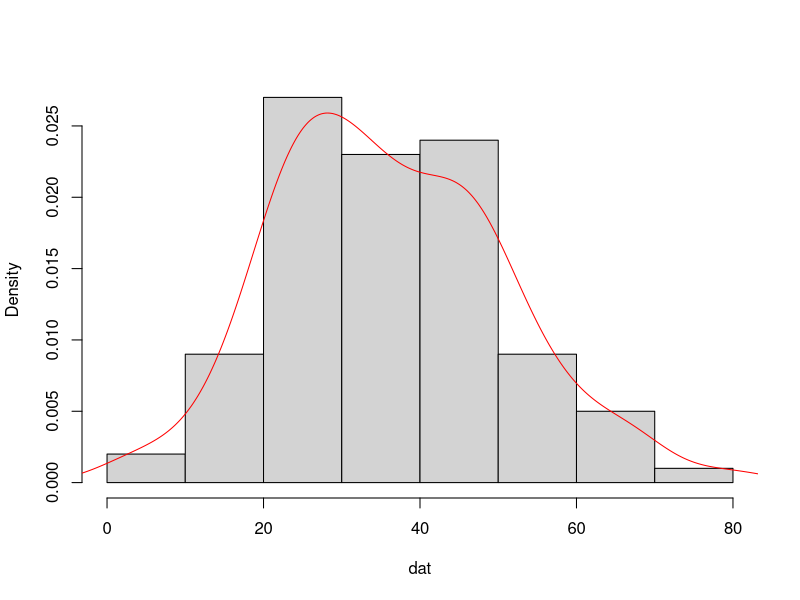
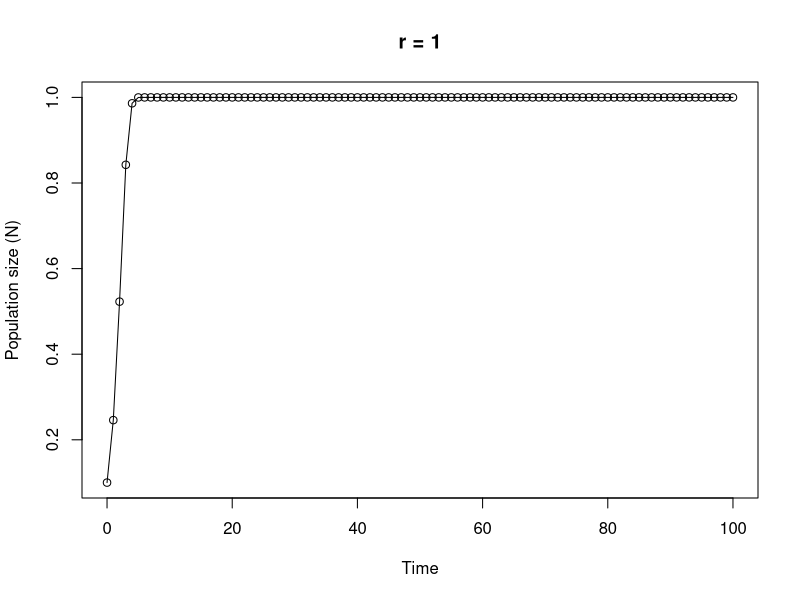

The R source for these figures, in order:
## ---- chunk 1
knitr::opts_chunk$set(echo=TRUE, message = FALSE, warning = FALSE, eval = FALSE, cache = FALSE)
options(width = 80)
SOLUTIONS <- FALSE
## ---- chunk 2

# area of a circle
# the equation to calculate the area of a circle is pi * radius^2

circle_area <- function(d){ 
	pi * (d/2)^2
}

# to use your new function

circle_area(10)
# [1] 78.53982

# to test on a vector of diameters
# first create a vector with diameters ranging from 0 to 50 in steps of 10

cir_diam <- seq(from = 0, to = 50, by = 10)

# test your function

circle_area(cir_diam)
# [1]    0.00000   78.53982  314.15927  706.85835 1256.63706 1963.49541
## ---- chunk 3

far_cent <- function(a){
	val <- (a-32)*5/9
	print(paste("Fahrenheit: ", round(a, digits = 3), "oF",sep = " "), quote = FALSE)# round 3dp
	print(paste("Centigrade: ", round(val, digits = 3), "oC", sep = " "), quote = FALSE)# round 3dp
}

# alternative Fahrenheit to centigrade using cat function

far_cent2 <- function(a){
	val <- (a - 32) * 5/9	#calculation
	cat("Fahrenheit: ", round(a, digits = 3), "oF", "\n")   # use cat function
	cat("Centigrade: ", round(val, digits = 3), "oC", "\n")   
}
## ---- chunk 4

# Create a vector of normally distributed data
# length 100, mean 35 and standard deviation of 29

vals <- rnorm(100, 35, 15)	# create some norm dist data mean 35, sd = 15

summary_fun <- function(dat){
	mymean <- round(mean(dat), digits = 4)      	# calc mean
	mymedian <- round(median(dat), digits = 4)    # calc median
	mymin <- round(min(dat), digits = 4)          # calc min
	mymax <- round(max(dat), digits = 4)          # calc max
	print(paste("mean:", mymean, sep = " "), quote = FALSE)     # print mean
	print(paste("median:", mymedian, sep = " "), quote = FALSE)     # print median
	print(paste("range:", "from:", mymin, "to", mymax, sep = " "), quote = FALSE) 
	dens <- density(dat)                          # estimate density curve
	hist(dat, main = "",type = "l",freq = FALSE)  # plot histogram
	lines(dens, lty = 1, col = "red")             # plot density curve
}

# use the function
summary_fun(vals)
## ---- chunk 5

# calculate a median

ourmedian <- function(x){
	n <- length(x)
	if (n %% 2 == 1)      # odd numbers
	  sort(x)[(n + 1)/2]  # find the middle number by adding 1 to length and div 2
	else {                # even numbers
	  middletwo <- sort(x)[(n/2) + 0:1]   #find the two middle numbers
	  mean(middletwo)
	  }
}

# use the function
mydat <- sample(1:50, size = 10, replace = TRUE )

# our function
ourmedian(mydat)

# R median function
median(mydat)
## ---- chunk 6

# function to simulate Ricker model

Ricker_model <- function(nzero, r, time, K=1){     # sets initial parameters
  N <- numeric(time + 1)    # creates a real vector of length time+1 to store values of Nt+1
  N[1] <- nzero             # sets initial population size in first element of N
  for (i in 1:time) {				# loops over time
      N[i+1] <- N[i]*exp(r*(1 - N[i]/K))    
  }
  Time <- 0:time   					 # creates vector for x axis
  plot(Time, N, type = "o", xlim = c(0, time), xlab = "Time", ylab = "Population size (N)", main = paste("r =", r, sep=" "))   # plots     output
}

# To run
# play around with the different parameters, especially r
Ricker_model(nzero=0.1,r=1,time=100)
